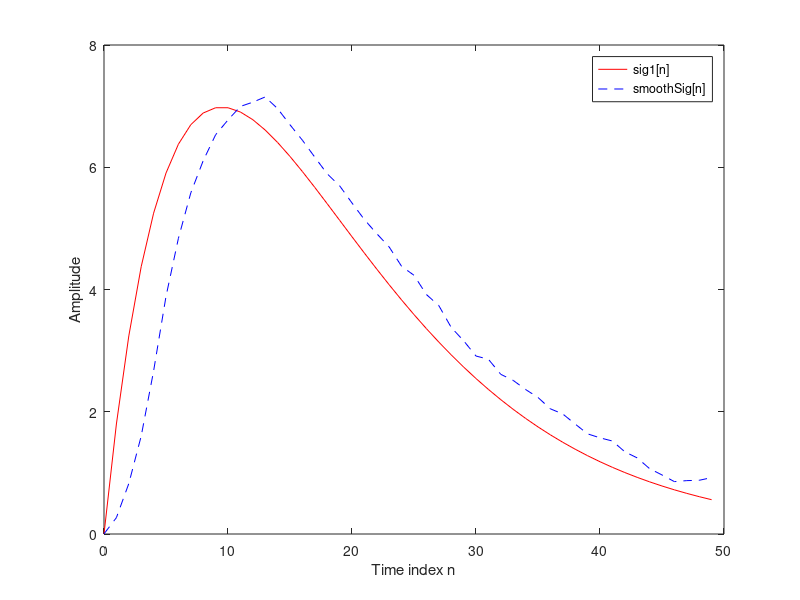

Write the MATLAB code that produced this figure.
% Use of a Moving-Average filter to smooth a signal
% corrupted by noise.
R = 50;
noiseSig = rand(R,1)-0.5;
m = 0:1:R-1;
sig1 = 2*m.*(0.9.^m);
corrSig = sig1 + noiseSig';
plot(m,noiseSig,'r-',m,sig1,'b--',m,corrSig,'g:')
xlabel('Time index n'); ylabel('Amplitude')
legend('noiseSig[n]','sig1[n]','corrSig[n]');
pause
M = input('Number of input samples = ');
b = ones(M,1)/M;
smoothSig = filter(b,1,corrSig);
plot(m,sig1,'r-',m,smoothSig,'b--')
legend('sig1[n]','smoothSig[n]');
xlabel ('Time index n');ylabel('Amplitude')


%Swaps the plot colours, which is confusing.
%Filters out the noise by smoothing the curve using a moving average.
%Shouldn't use an input sample value that is too high.